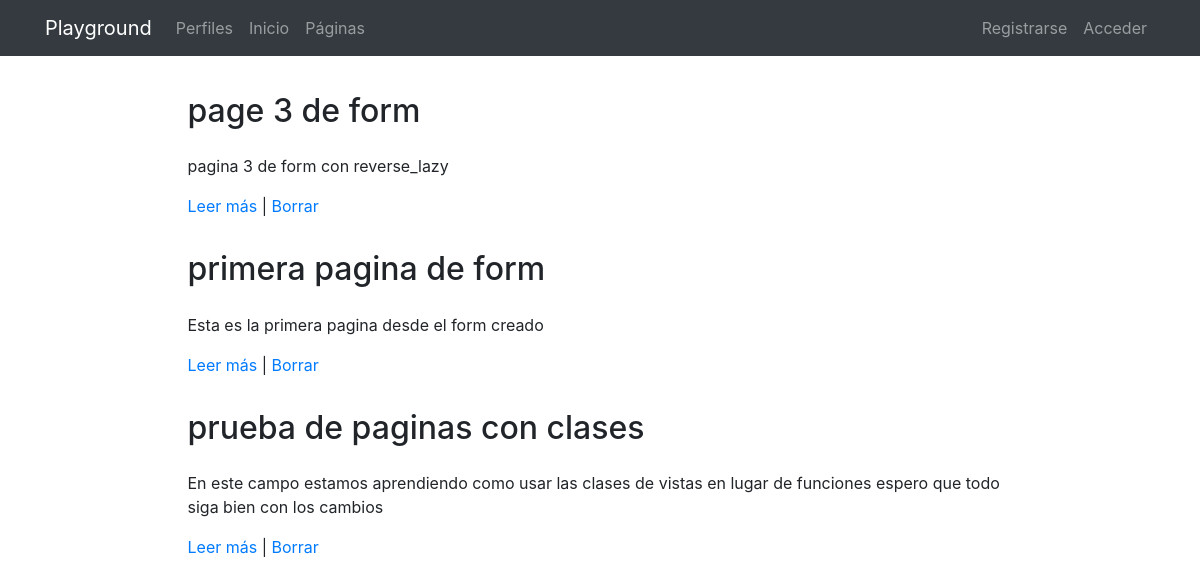
The page /pages/ on the database its author committed.
### pages/models.py (models this page shows, shortened)
class Page(models.Model):
    title = models.CharField(verbose_name="Título", max_length=200)
    content = RichTextField(verbose_name="Contenido")
    order = models.SmallIntegerField(verbose_name="Orden", default=0)
    created = models.DateTimeField(
        auto_now_add=True,
        verbose_name="Fecha de   creación")
    updated = models.DateTimeField(
        auto_now=True,
        verbose_name="Fecha de edición")
    class Meta:
        verbose_name = "página"
        verbose_name_plural = "páginas"
        ordering = ['order', 'title']

### pages/views.py (the view)
# urls.py: path('', PageListView.as_view(), name='pages'),
class PageListView(ListView):
    model = Page

### pages/templates/pages/page_list.html (shortened to what this page needs)
{% extends 'core/base.html' %}
{% load static %}
{% block content %}
{% include 'pages/includes/pages_menu.html' %}
<main role="main">
  <div class="container mb-4">
    {% for page in page_list|dictsort:"id" reversed %}
      <div class="row mt-3">
        <div class="col-md-9 mx-auto">
          <h2 class="mb-4">{{page.title}}</h2>
          <div>
            <p>{{page.content|striptags|safe|truncatechars:"200"}}</p>
            <p><a href="{% url 'pages:page' page.id page.title|slugify %}">Leer más</a>
                | <a href="{% url 'pages:delete' page.id %}">Borrar</a>
            </p>
          </div>
        </div>
      </div>
    {% endfor %}
  </div>
</main>
{% endblock %}

### core/static/core/css/main.css (style rules this page uses)
main { padding-top: 20px; }
:root { --jumbotron-padding-y: 3rem; }

### rows shown on the page
Page: title "page 3 de form", content "pagina 3 de form con reverse_lazy"
Page: title "primera pagina de form", content "Esta es la primera pagina desde el form creado"
Page: title "prueba de paginas con clases", content "En este campo estamos aprendiendo como usar las clases de vistas en lugar de funciones espero que todo siga bien con los cambios"
